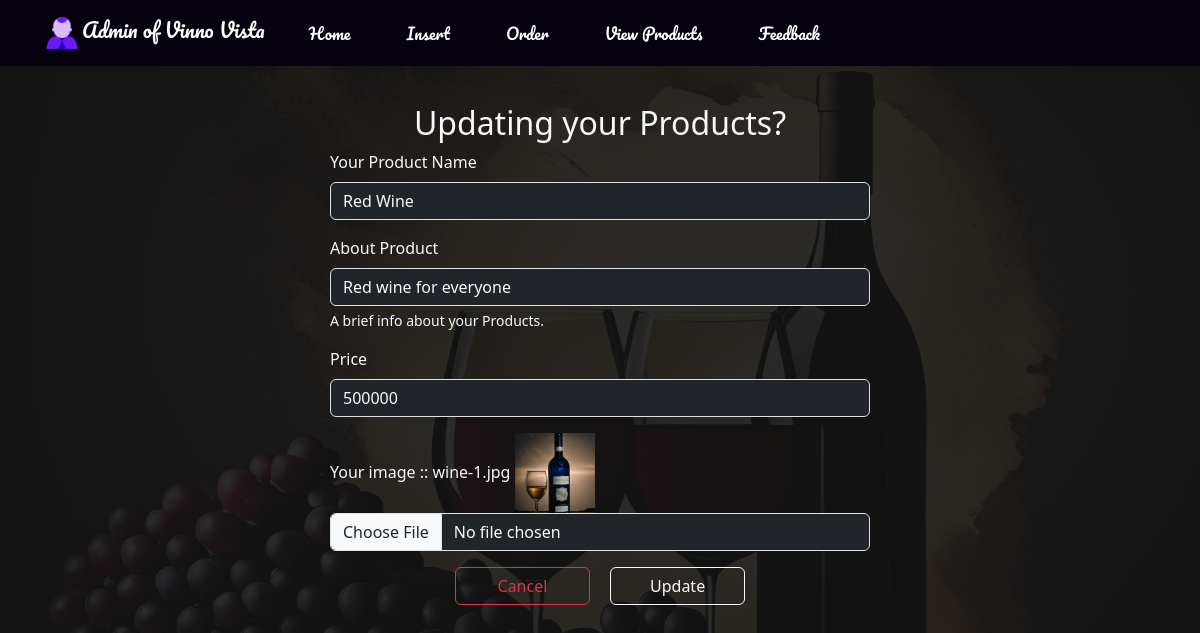
/admin/update.php?id=3, run on the app's committed database.
### tables this page shows
CREATE TABLE IF NOT EXISTS `productupload` (
  `p_id` int(11) NOT NULL AUTO_INCREMENT,
  `name` char(50) NOT NULL,
  `info` varchar(1000) NOT NULL,
  `price` varchar(255) NOT NULL,
  `images` varchar(255) NOT NULL,
  `likes` varchar(255) NOT NULL,
  PRIMARY KEY (`p_id`)
);

### admin/update.php (the view, shortened to what this page needs)
<?php
$id = $_REQUEST['id'];
$query = "SELECT * FROM productupload where p_id = '$id' ";
$result = mysql_query($query);
$arr = mysql_fetch_array($result);
$oldImg = $arr['images'];
?>
<!DOCTYPE html>
<html lang="en">
<head>
  <link href="https://cdn.jsdelivr.net/npm/bootstrap@5.3.2/dist/css/bootstrap.min.css" rel="stylesheet"
>
  <link rel="stylesheet" href="CSS/style.css">
</head>
<body>
  <nav class="navbar navbar-expand-lg fixed-top nav">
    <div class="container">
      <a class="navbar-brand font" href="#">
        <img src="../images/admin.png" alt="Bootstrap" width="40" height="40">Admin of Vinno Vista
      </a>
      <div class="collapse navbar-collapse" id="navbarNav">
        <ul class="navbar-nav">
          <li class="nav-item">
            <a class="nav-link font " aria-current="page" href="home.php">Home</a>
          </li>
          <li class="nav-item">
            <a class="nav-link font" href="insert.php">Insert</a>
          </li>
          <li class="nav-item">
            <a class="nav-link font" href="order.php">Order</a>
          </li>
          <li class="nav-item">
            <a class="nav-link font" href="productview.php">View Products</a>
          </li>
          <li class="nav-item">
            <a class="nav-link font" href="feedback.php">Feedback</a>
          </li>
        </ul>
      </div>
    </div>
  </nav>
  <div class="holder"></div>
<div class="box row  ">
    <div class="col-10 col-md-6 mx-auto">
      <form class="text-light form p-4 rounded" method="post"  enctype="multipart/form-data">
        <h2 class="text-center">Updating your Products?<?php echo $mes; ?> </h2>
        <div class="mb-3">
          <label for="name" class="form-label ">Your Product Name</label>
          <input type="text" class="form-control bg-dark text-light" value='<?php echo $arr['name']; ?>' id="product" name="name"
            aria-describedby="emailHelp">
        </div>
        <div class="mb-3">
          <label for="info" class="form-label">About Product</label>
          <input type="text" class="form-control bg-dark text-light" value='<?php echo $arr['info']; ?>' id="info" name="info">
          <div id="sub" class="form-text text-light">A brief info about your Products.</div>
        </div>
        <div class="mb-3">
          <label for="price" class="form-label">Price</label>
          <input type="number" class="form-control bg-dark text-light" value='<?php echo $arr['price']; ?>' id="price" name="price">
        </div>
        <div class="mb-3 ">
          <label class="form-check-label" for="img">Your image :: <?php echo $oldImg; ?> </label>
      <img src="./uploadedImages/<?php echo $arr['images']; ?>" class=" img" width="80" height="80" alt="">
          <input type="file" class="form-control bg-dark text-light" id="img" name="img">
        </div>
        <div class=" text-center">
        <a href='productview.php' class="btn btn-outline-danger mx-2 w-25">Cancel</a>
          <button type="submit" name='btn' class="btn btn-outline-light  mx-2 w-25">Update</button>
        </div>
      </form>
    </div>
  </div>
</body>
</html>

### admin/CSS/style.css (style rules this page uses)
.font { font-family: 'Pacifico', cursive; color: white !important; }
body { background-image: url('../admin-img/admin-wine.png'); background-size: cover; background-attachment: fixed; }
.holder { min-height: 80px; }
.nav { background-color: #06010f; }
.nav-link { margin: 0 20px !important; height: 40px; text-align: center; }
:root { --animate-delay: 3s !important; }

### data on the page
productupload: name "Red Wine", info "Red wine for everyone", price "500000", images "wine-1.jpg", images (picture)
